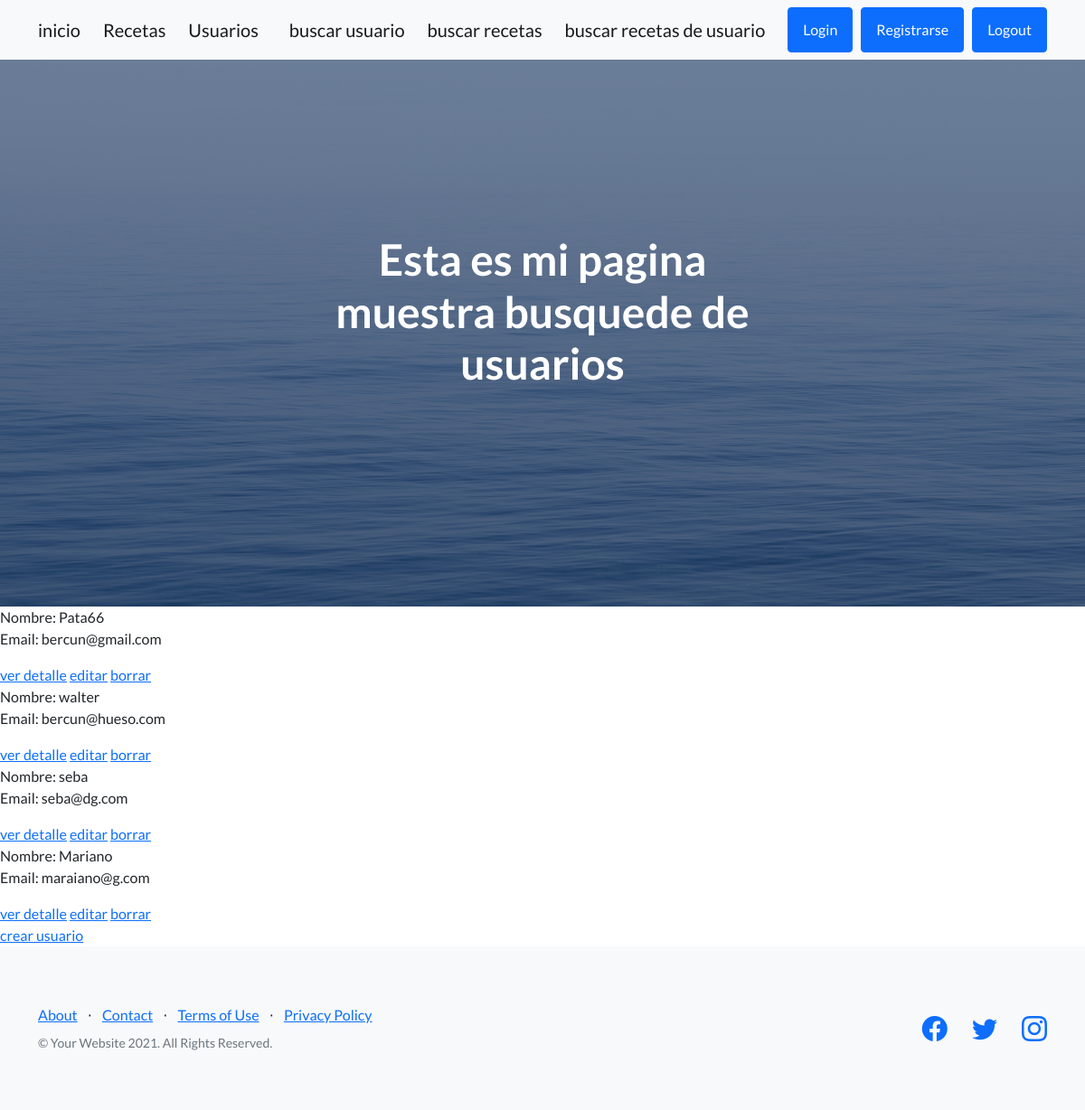
The page /AppRecetas/usuario/list/ (signed in) on the database its author committed.
### AppRecetas/models.py (models this page shows, shortened)
class Usuario(models.Model):
    nombreUsr = models.CharField(max_length=20)
    emailUsr = models.EmailField()
    telfonoUsr = models.IntegerField()
    ciudad = models.CharField(max_length=20)
    edad = models.IntegerField()

### AppRecetas/views.py (the view)
# urls.py: path("usuario/list/", ListaUsuario.as_view(), name="listaUsuario"),
class ListaUsuario(LoginRequiredMixin, ListView):
  model = Usuario

### AppRecetas/templates/AppRecetas/usuario_list.html (shortened to what this page needs)
{% extends "AppRecetas/base.html" %}
{% block  titulo %}
Esta es mi pagina muestra busquede de usuarios
{% endblock  %}
{% block  complement %}
{%  for usuario in object_list %}
<p> Nombre: {{usuario.nombreUsr}} <br> Email: {{usuario.emailUsr}}   </p>
    <a href=" {% url 'detalleUsuario' usuario.id %}"> ver detalle</a>
    <a href=" {% url 'updateUsuario' usuario.id %}">editar</a>
    <a href=" {% url 'borrarUsuario' usuario.id %}">borrar</a>
{% endfor %}
<br>
    <a href=" {% url 'crearUsuario' %}"> crear usuario</a>
{% endblock  %}

### rows shown on the page
Usuario: nombreUsr "Pata66", emailUsr "bercun@gmail.com"
Usuario: nombreUsr "walter", emailUsr "bercun@hueso.com"
Usuario: nombreUsr "seba", emailUsr "seba@dg.com"
Usuario: nombreUsr "Mariano", emailUsr "maraiano@g.com"
